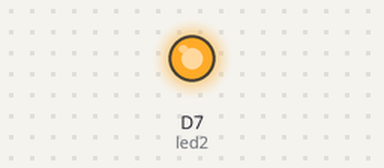
Simulated run of this sketch. Board: ESP8266 (NodeMCU). On the bench: output pins drawn as LEDs (lit = HIGH).

Above: at 0.15 s.
At 12.4 s:
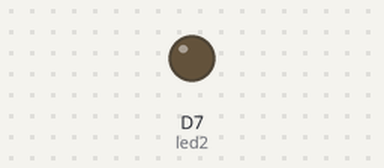
Timing chart, 0 to 13.5 s (numbered marks = the images above):
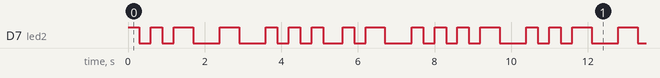

Measured:
- by itself, D7 (led2): moves between LOW and HIGH, repeating every 10.4 s
- by itself, everything shown: repeats every 10.4 s, in 26 steps

The sketch:

firstandlastname.ino
```cpp
int led2 = D7;

void setup() {
    pinMode(led2, OUTPUT);
}

void loop() {
    // The code below is "U T S A V"

    digitalWrite(led2, HIGH);
    delay(300);
    digitalWrite(led2, LOW);
    delay(300);
    digitalWrite(led2, HIGH);
    delay(300);
    digitalWrite(led2, LOW);
    delay(300);
    digitalWrite(led2, HIGH);
    delay(500);
    digitalWrite(led2, LOW);
    delay(700);

    digitalWrite(led2, HIGH);
    delay(500);
    digitalWrite(led2, LOW);
    delay(700);

    digitalWrite(led2, HIGH);
    delay(300);
    digitalWrite(led2, LOW);
    delay(300);
    digitalWrite(led2, HIGH);
    delay(300);
    digitalWrite(led2, LOW);
    delay(300);
    digitalWrite(led2, HIGH);
    delay(300);
    digitalWrite(led2, LOW);
    delay(500);

    digitalWrite(led2, HIGH);
    delay(300);
    digitalWrite(led2, LOW);
    delay(300);
    digitalWrite(led2, HIGH);
    delay(500);
    digitalWrite(led2, LOW);
    delay(700);

    digitalWrite(led2, HIGH);
    delay(300);
    digitalWrite(led2, LOW);
    delay(300);
    digitalWrite(led2, HIGH);
    delay(300);
    digitalWrite(led2, LOW);
    delay(300);
    digitalWrite(led2, HIGH);
    delay(300);
    digitalWrite(led2, LOW);
    delay(300);
    digitalWrite(led2, HIGH);
    delay(500);
    digitalWrite(led2, LOW);
    delay(700);

}
```
